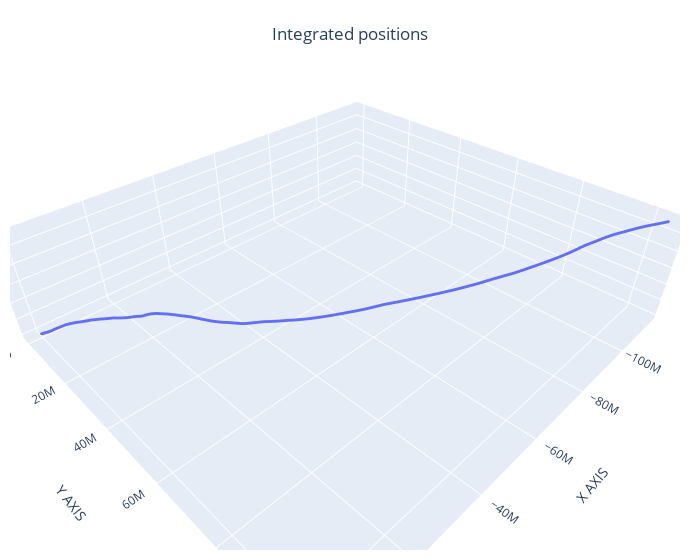

Notebook code for this chart:
### Code cell
interactive_3d_plot_positions(d['segment_10'])

### Figure 1 — Plotly figure (JSON) as saved in the notebook; plotly's stock layout.template omitted (floating-point values rounded to 4 significant figures; data arrays with more than 128 entries replaced by an {"elided": "..."} marker saying what was removed)
{"data": [{"marker": {"size": 1}, "mode": "markers", "type": "scatter3d", "x": {"elided": "1751 float values"}, "y": {"elided": "1751 float values"}, "z": {"elided": "1751 float values"}}], "layout": {"margin": {"b": 10, "l": 10, "r": 20, "t": 10}, "scene": {"xaxis": {"title": {"text": "X AXIS"}}, "yaxis": {"title": {"text": "Y AXIS"}}, "zaxis": {"title": {"text": "Z AXIS"}}}, "title": {"text": "Integrated positions", "x": 0.5, "xanchor": "center", "y": 0.95, "yanchor": "top"}, "width": 700}}
